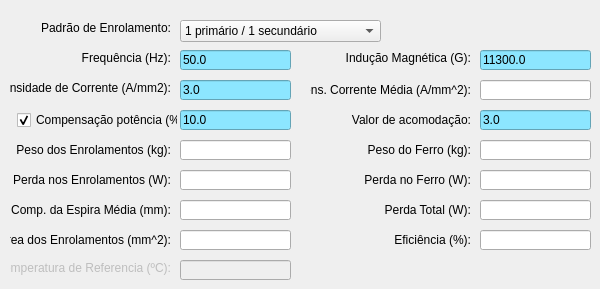
    <widget class="QWidget" name="tab_general">
     <attribute name="title">
      <string>Gerais</string>
     </attribute>
     <widget class="QLineEdit" name="lineEdit_currentDensity">
      <property name="geometry">
       <rect>
        <x>180</x>
        <y>80</y>
        <width>111</width>
        <height>20</height>
       </rect>
      </property>
      <property name="styleSheet">
       <string notr="true">background-color: rgb(140, 230, 255);</string>
      </property>
      <property name="text">
       <string>3.0</string>
      </property>
     </widget>
     <widget class="QLabel" name="label_currentDensity">
      <property name="geometry">
       <rect>
        <x>10</x>
        <y>80</y>
        <width>161</width>
        <height>16</height>
       </rect>
      </property>
      <property name="text">
       <string>Densidade de Corrente (A/mm2):</string>
      </property>
      <property name="alignment">
       <set>Qt::AlignRight|Qt::AlignTrailing|Qt::AlignVCenter</set>
      </property>
     </widget>
     <widget class="QLineEdit" name="lineEdit_referenceTemperature">
      <property name="enabled">
       <bool>false</bool>
      </property>
      <property name="geometry">
       <rect>
        <x>180</x>
        <y>260</y>
        <width>111</width>
        <height>20</height>
       </rect>
      </property>
     </widget>
     <widget class="QLabel" name="label_magneticInduction">
      <property name="geometry">
       <rect>
        <x>310</x>
        <y>50</y>
        <width>161</width>
        <height>16</height>
       </rect>
      </property>
      <property name="text">
       <string>Indução Magnética (G):</string>
      </property>
      <property name="alignment">
       <set>Qt::AlignRight|Qt::AlignTrailing|Qt::AlignVCenter</set>
      </property>
     </widget>
     <widget class="QLineEdit" name="lineEdit_frequency">
      <property name="geometry">
       <rect>
        <x>180</x>
        <y>50</y>
        <width>111</width>
        <height>20</height>
       </rect>
      </property>
      <property name="autoFillBackground">
       <bool>false</bool>
      </property>
      <property name="styleSheet">
       <string notr="true">background-color: rgb(140, 230, 255);</string>
      </property>
      <property name="text">
       <string>50.0</string>
      </property>
     </widget>
     <widget class="QLabel" name="label_frequency">
      <property name="geometry">
       <rect>
        <x>10</x>
        <y>50</y>
        <width>161</width>
        <height>16</height>
       </rect>
      </property>
      <property name="text">
       <string>Frequência (Hz):</string>
      </property>
      <property name="alignment">
       <set>Qt::AlignRight|Qt::AlignTrailing|Qt::AlignVCenter</set>
      </property>
     </widget>
     <widget class="QLineEdit" name="lineEdit_magneticInduction">
      <property name="geometry">
       <rect>
        <x>480</x>
        <y>50</y>
        <width>111</width>
        <height>20</height>
       </rect>
      </property>
      <property name="styleSheet">
       <string notr="true">background-color: rgb(140, 230, 255);</string>
      </property>
      <property name="text">
       <string>11300.0</string>
      </property>
     </widget>
     <widget class="QLabel" name="label_referenceTemperature">
      <property name="enabled">
       <bool>false</bool>
      </property>
      <property name="geometry">
       <rect>
        <x>10</x>
        <y>260</y>
        <width>161</width>
        <height>16</height>
       </rect>
      </property>
      <property name="text">
       <string>Temperatura de Referencia (ºC):</string>
      </property>
      <property name="alignment">
       <set>Qt::AlignRight|Qt::AlignTrailing|Qt::AlignVCenter</set>
      </property>
     </widget>
     <widget class="QLineEdit" name="lineEdit_compensation_power">
      <property name="enabled">
       <bool>true</bool>
      </property>
      <property name="geometry">
       <rect>
        <x>180</x>
        <y>110</y>
        <width>111</width>
        <height>20</height>
       </rect>
      </property>
      <property name="styleSheet">
       <string notr="true">background-color: rgb(140, 230, 255);</string>
      </property>
      <property name="text">
       <string>10.0</string>
      </property>
     </widget>
     <widget class="QCheckBox" name="checkBox_compensation_power">
      <property name="enabled">
       <bool>true</bool>
      </property>
      <property name="geometry">
       <rect>
        <x>17</x>
        <y>110</y>
        <width>161</width>
        <height>20</height>
       </rect>
      </property>
      <property name="text">
       <string>Compensação potência (%):</string>
      </property>
      <property name="checked">
       <bool>true</bool>
      </property>
     </widget>
     <widget class="QLineEdit" name="lineEdit_windowAreaPerSectionTurns">
      <property name="enabled">
       <bool>true</bool>
      </property>
      <property name="geometry">
       <rect>
        <x>480</x>
        <y>110</y>
        <width>111</width>
        <height>20</height>
       </rect>
      </property>
      <property name="styleSheet">
       <string notr="true">background-color: rgb(140, 230, 255);</string>
      </property>
      <property name="text">
       <string>3.0</string>
      </property>
     </widget>
     <widget class="QLabel" name="label_windowAreaPerSectionTurns">
      <property name="enabled">
       <bool>true</bool>
      </property>
      <property name="geometry">
       <rect>
        <x>310</x>
        <y>110</y>
        <width>161</width>
        <height>20</height>
       </rect>
      </property>
      <property name="text">
       <string>Valor de acomodação:</string>
      </property>
      <property name="alignment">
       <set>Qt::AlignRight|Qt::AlignTrailing|Qt::AlignVCenter</set>
      </property>
     </widget>
     <widget class="QLabel" name="label_densityAverageCurrent">
      <property name="geometry">
       <rect>
        <x>310</x>
        <y>80</y>
        <width>161</width>
        <height>20</height>
       </rect>
      </property>
      <property name="text">
       <string>Dens. Corrente Média (A/mm^2):</string>
      </property>
      <property name="alignment">
       <set>Qt::AlignRight|Qt::AlignTrailing|Qt::AlignVCenter</set>
      </property>
     </widget>
     <widget class="QLineEdit" name="lineEdit_densityAverageCurrent">
      <property name="geometry">
       <rect>
        <x>480</x>
        <y>80</y>
        <width>111</width>
        <height>20</height>
       </rect>
      </property>
     </widget>
     <widget class="QLabel" name="label_ironWeight">
      <property name="geometry">
       <rect>
        <x>310</x>
        <y>140</y>
        <width>161</width>
        <height>20</height>
       </rect>
      </property>
      <property name="text">
       <string>Peso do Ferro (kg):</string>
      </property>
      <property name="alignment">
       <set>Qt::AlignRight|Qt::AlignTrailing|Qt::AlignVCenter</set>
      </property>
     </widget>
     <widget class="QLineEdit" name="lineEdit_ironWeight">
      <property name="geometry">
       <rect>
        <x>480</x>
        <y>140</y>
        <width>111</width>
        <height>20</height>
       </rect>
      </property>
     </widget>
     <widget class="QLabel" name="label_weightTurns">
      <property name="geometry">
       <rect>
        <x>10</x>
        <y>140</y>
        <width>161</width>
        <height>20</height>
       </rect>
      </property>
      <property name="text">
       <string>Peso dos Enrolamentos (kg):</string>
      </property>
      <property name="alignment">
       <set>Qt::AlignRight|Qt::AlignTrailing|Qt::AlignVCenter</set>
      </property>
     </widget>
     <widget class="QLineEdit" name="lineEdit_weightTurns">
      <property name="geometry">
       <rect>
        <x>180</x>
        <y>140</y>
        <width>111</width>
        <height>20</height>
       </rect>
      </property>
     </widget>
     <widget class="QLineEdit" name="lineEdit_averageTurnLength">
      <property name="geometry">
       <rect>
        <x>180</x>
        <y>200</y>
        <width>111</width>
        <height>20</height>
       </rect>
      </property>
     </widget>
     <widget class="QLabel" name="label_averageTurnLength">
      <property name="geometry">
       <rect>
        <x>10</x>
        <y>200</y>
        <width>161</width>
        <height>20</height>
       </rect>
      </property>
      <property name="text">
       <string>Comp. da Espira Média (mm):</string>
      </property>
      <property name="alignment">
       <set>Qt::AlignRight|Qt::AlignTrailing|Qt::AlignVCenter</set>
      </property>
     </widget>
     <widget class="QLineEdit" name="lineEdit_turnsArea">
      <property name="geometry">
       <rect>
        <x>180</x>
        <y>230</y>
        <width>111</width>
        <height>20</height>
       </rect>
      </property>
     </widget>
     <widget class="QLabel" name="label_turnsArea">
      <property name="geometry">
       <rect>
        <x>10</x>
        <y>230</y>
        <width>161</width>
        <height>20</height>
       </rect>
      </property>
      <property name="text">
       <string>Área dos Enrolamentos (mm^2):</string>
      </property>
      <property name="alignment">
       <set>Qt::AlignRight|Qt::AlignTrailing|Qt::AlignVCenter</set>
      </property>
     </widget>
     <widget class="QLineEdit" name="lineEdit_totalLoss">
      <property name="geometry">
       <rect>
        <x>480</x>
        <y>200</y>
        <width>111</width>
        <height>20</height>
       </rect>
      </property>
     </widget>
     <widget class="QLabel" name="label_totalLoss">
      <property name="geometry">
       <rect>
        <x>310</x>
        <y>200</y>
        <width>161</width>
        <height>20</height>
       </rect>
      </property>
      <property name="text">
       <string>Perda Total (W):</string>
      </property>
      <property name="alignment">
       <set>Qt::AlignRight|Qt::AlignTrailing|Qt::AlignVCenter</set>
      </property>
     </widget>
     <widget class="QLabel" name="label_ironLoss">
      <property name="geometry">
       <rect>
        <x>310</x>
        <y>170</y>
        <width>161</width>
        <height>20</height>
       </rect>
      </property>
      <property name="text">
       <string>Perda no Ferro (W):</string>
      </property>
      <property name="alignment">
       <set>Qt::AlignRight|Qt::AlignTrailing|Qt::AlignVCenter</set>
      </property>
     </widget>
     <widget class="QLineEdit" name="lineEdit_ironLoss">
      <property name="geometry">
       <rect>
        <x>480</x>
        <y>170</y>
        <width>111</width>
        <height>20</height>
       </rect>
      </property>
     </widget>
     <widget class="QLineEdit" name="lineEdit_TurnsLoss">
      <property name="geometry">
       <rect>
        <x>180</x>
        <y>170</y>
        <width>111</width>
        <height>20</height>
       </rect>
      </property>
     </widget>
     <widget class="QLabel" name="label_TurnsLoss">
      <property name="geometry">
       <rect>
        <x>10</x>
        <y>170</y>
        <width>161</width>
        <height>20</height>
       </rect>
      </property>
      <property name="text">
       <string>Perda nos Enrolamentos (W):</string>
      </property>
      <property name="alignment">
       <set>Qt::AlignRight|Qt::AlignTrailing|Qt::AlignVCenter</set>
      </property>
     </widget>
     <widget class="QLabel" name="label_efficiency">
      <property name="geometry">
       <rect>
        <x>310</x>
        <y>230</y>
        <width>161</width>
        <height>20</height>
       </rect>
      </property>
      <property name="text">
       <string>Eficiência (%):</string>
      </property>
      <property name="alignment">
       <set>Qt::AlignRight|Qt::AlignTrailing|Qt::AlignVCenter</set>
      </property>
     </widget>
     <widget class="QLineEdit" name="lineEdit_efficiency">
      <property name="geometry">
       <rect>
        <x>480</x>
        <y>230</y>
        <width>111</width>
        <height>20</height>
       </rect>
      </property>
     </widget>
     <widget class="QComboBox" name="comboBox_patternWinding">
      <property name="enabled">
       <bool>true</bool>
      </property>
      <property name="geometry">
       <rect>
        <x>180</x>
        <y>20</y>
        <width>201</width>
        <height>22</height>
       </rect>
      </property>
      <item>
       <property name="text">
        <string>1 primário / 1 secundário</string>
       </property>
      </item>
      <item>
       <property name="text">
        <string>1 primário / 2 secundários</string>
       </property>
      </item>
      <item>
       <property name="text">
        <string>2 primários / 1 secundário</string>
       </property>
      </item>
      <item>
       <property name="text">
        <string>2 primários / 2 secundários</string>
       </property>
      </item>
     </widget>
     <widget class="QLabel" name="label_patternWinding">
      <property name="enabled">
       <bool>true</bool>
      </property>
      <property name="geometry">
       <rect>
        <x>10</x>
        <y>20</y>
        <width>161</width>
        <height>16</height>
       </rect>
      </property>
      <property name="text">
       <string>Padrão de Enrolamento:</string>
      </property>
      <property name="alignment">
       <set>Qt::AlignRight|Qt::AlignTrailing|Qt::AlignVCenter</set>
      </property>
     </widget>
    </widget>
